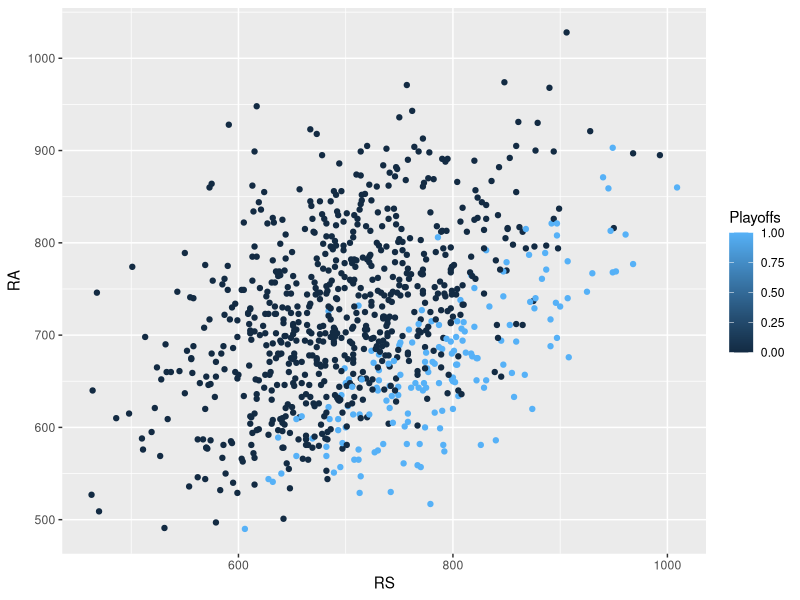
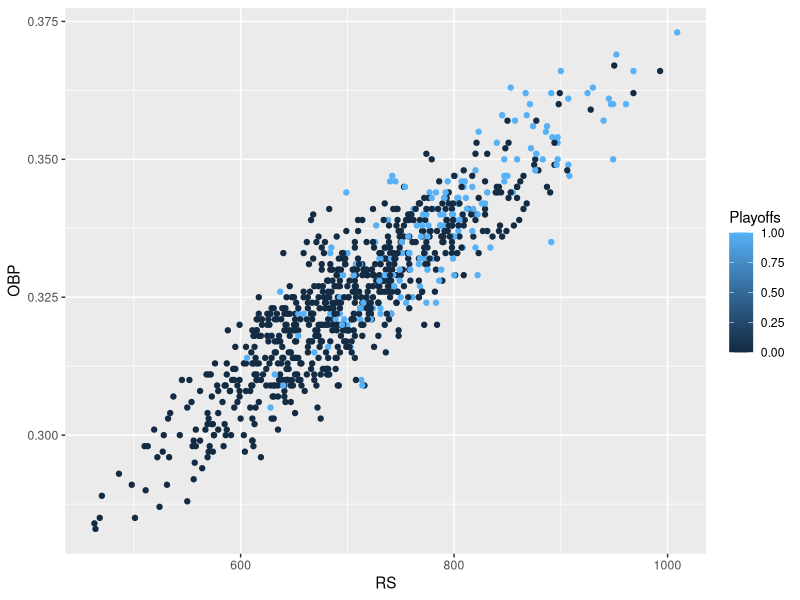
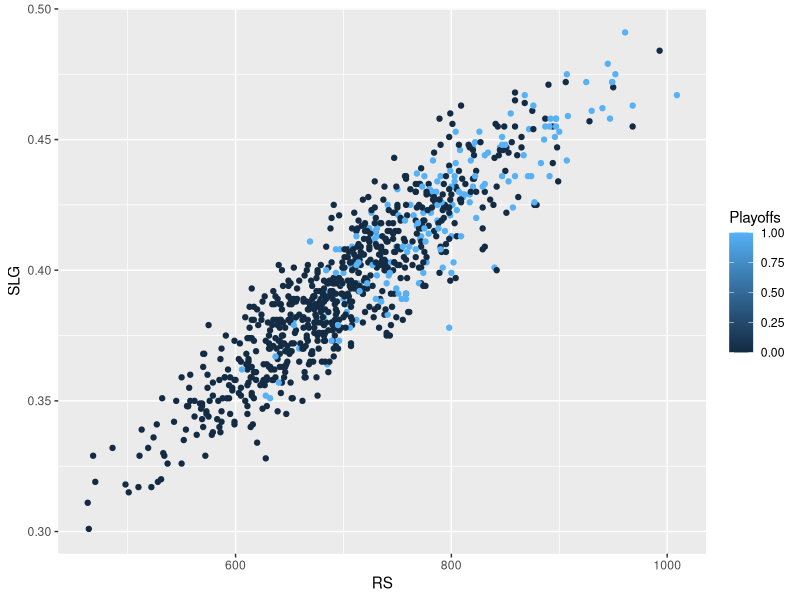
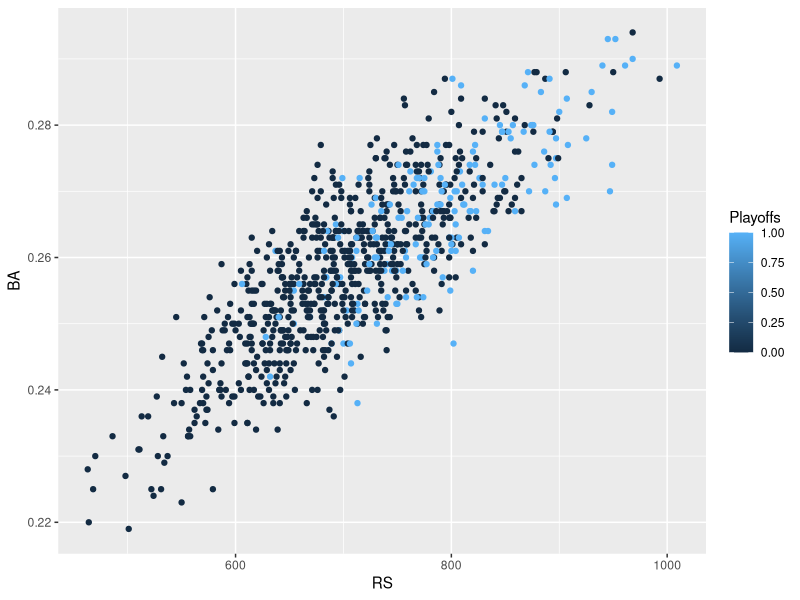
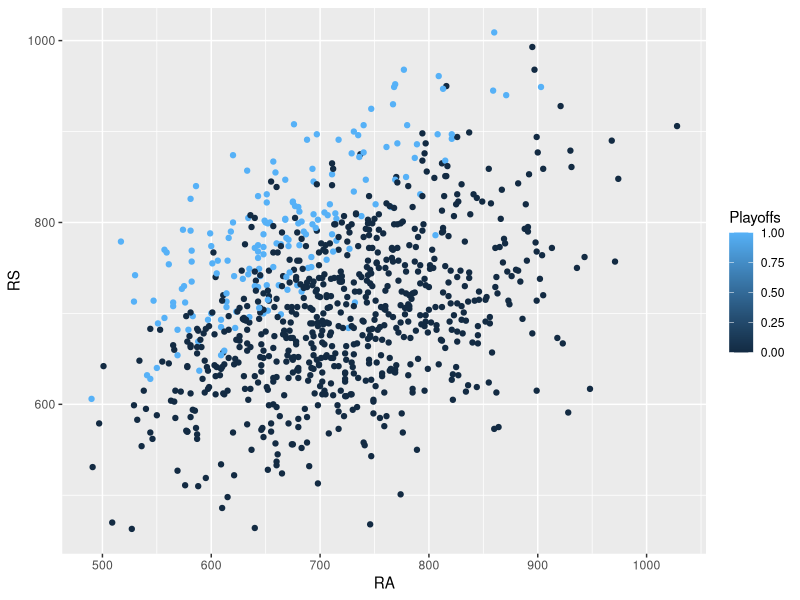
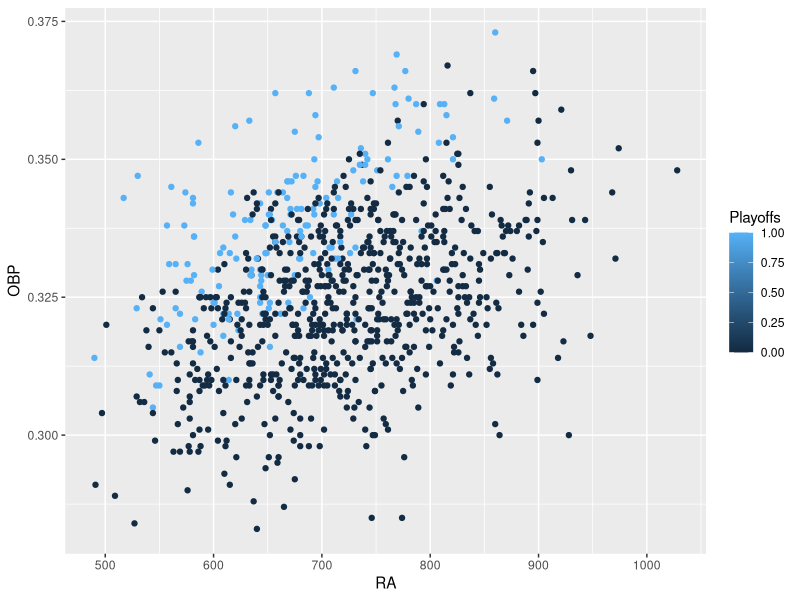
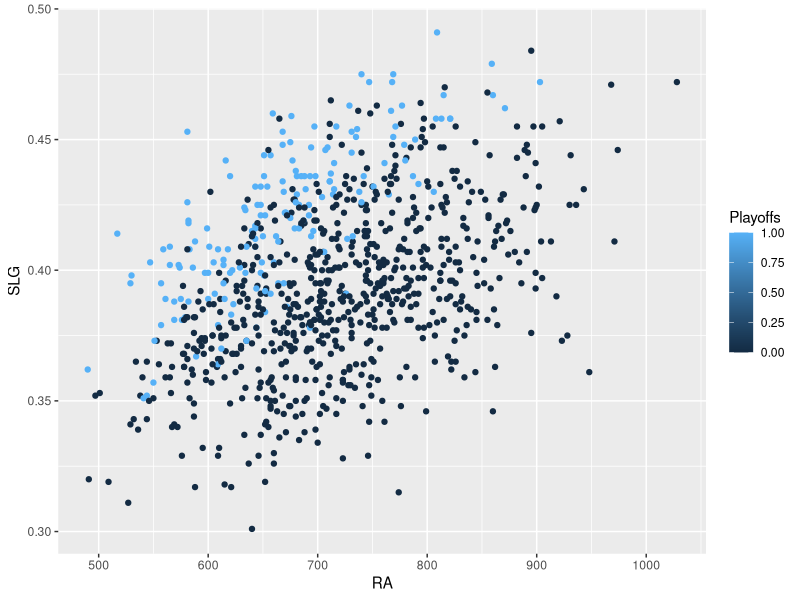
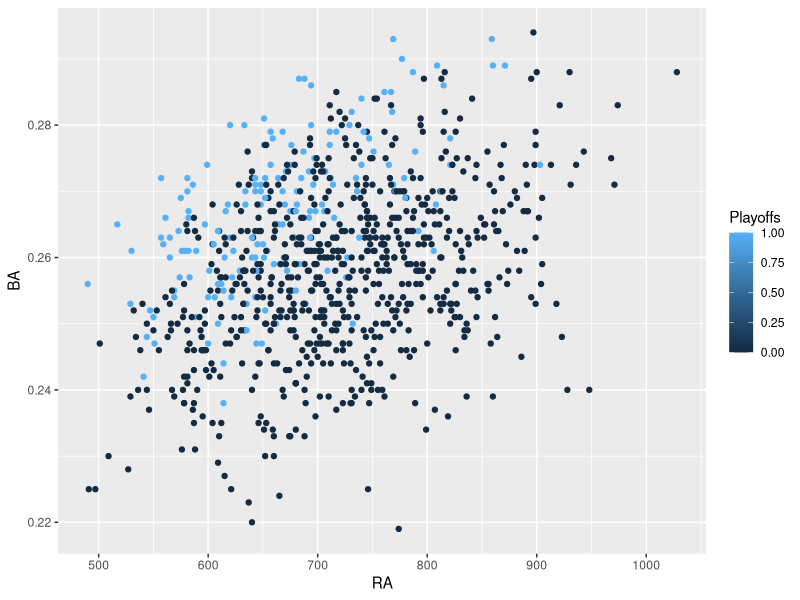

Reproduce these figures in R, in order.
# visualization to know more about the spread of the data.
library(ggplot2)

data <- read.csv("baseball_train.csv")
class(data)

unique(data$Playoffs)
ggplot(data, aes(RS,RA, color = Playoffs)) + geom_point()
ggplot(data, aes(RS,OBP, color = Playoffs)) + geom_point()
ggplot(data, aes(RS,SLG, color = Playoffs)) + geom_point()
ggplot(data, aes(RS,BA, color = Playoffs)) + geom_point()

ggplot(data, aes(RA,RS, color = Playoffs)) + geom_point()
ggplot(data, aes(RA,OBP, color = Playoffs)) + geom_point()
ggplot(data, aes(RA,SLG, color = Playoffs)) + geom_point()
ggplot(data, aes(RA,BA, color = Playoffs)) + geom_point()